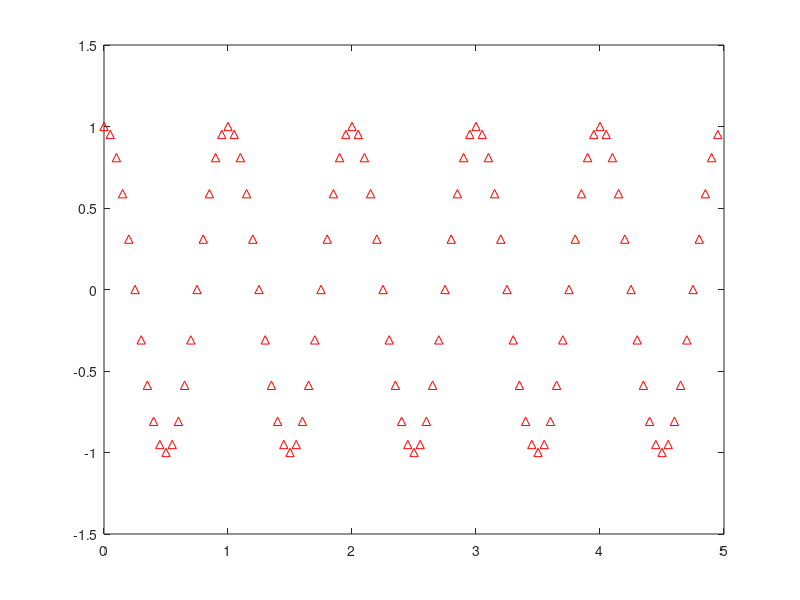
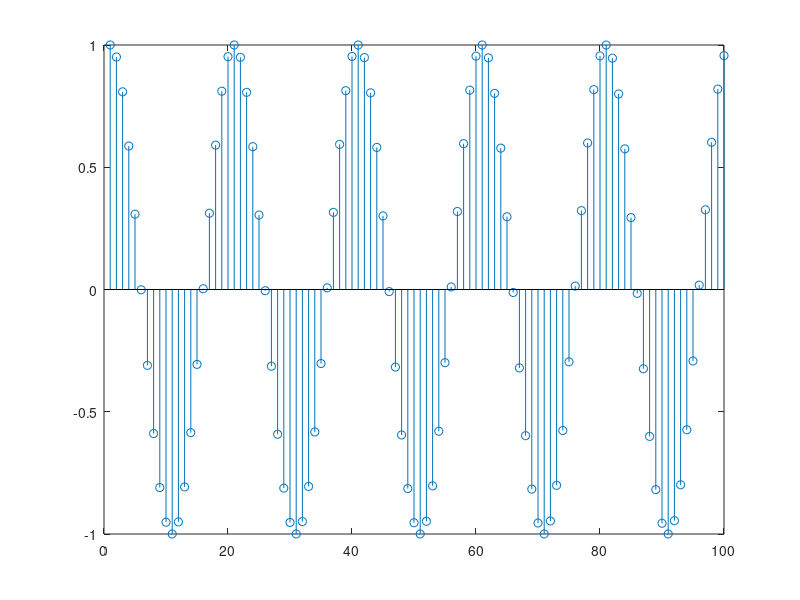
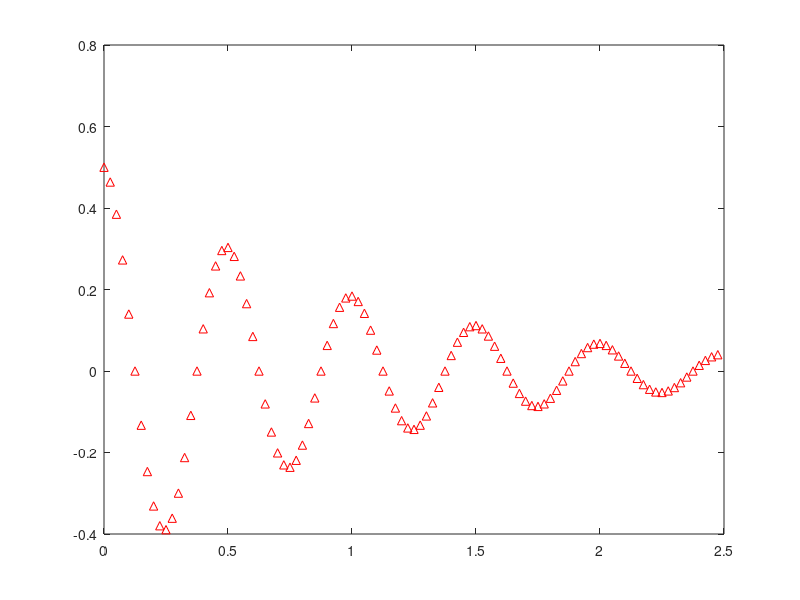

Source code (MATLAB) for these figures, in order:
%%%%%%%%%%%%%%%%%%%%%%%%%%%%%%%%%%%%%%%%%%%%%%%%%%%%%%%%%%%%%%%%%%%%%%% 0 - Boas práticasclc;clear all;close all;%%% carregando o pacote de controle e sinaispkg load control;pkg load signal;%%%%%%%%%%%%%%%%%%%%%%%%%%%%%%%%%%%%%%%%%%%%%%%%%%%%%%%%%%%%%%%%%%%%%%%  (z^2 - z(cos(2 pi Ts))) / (zˆ2 - 2z cos(2 pi Ts) + 1)w   = 2*pi;     %%% frequência analógicaT   = (2*pi)/w; %%% período analógicof   = 1/T;      %%% frequência do sinalfs  = 20*f;     %%% frequência de amostragem Ts  = 1/fs;     %%% tempo entre amostras.%%% Numerador discretoNz  =  [1 -cos(w*Ts) 0];Dz  =  [1 -2*cos(w*Ts) 1];%%% criando a função de transferência em z%%%  -- Function File: Z = tf ('Z', TSAM)Gz  = tf(Nz,Dz,Ts);##Transfer function 'Gz' from input 'u1' to output ...####       z^2 + 0.9511 z## y1:  -----------------##      z^2 - 1.902 z + 1####Sampling time: 0.05 s##Discrete-time model.%%% Síntese de sinal por resposta impulsivafigure(1)impz(Nz,Dz,100,fs)%%% Síntese de sinal por resposta recursiva##       z^2 - 0.9511 z## y1:  -----------------##      z^2 - 1.902 z + 1##       1 - 0.9511 z^(-1)## y1:  -----------------##      1 - 1.902 z^(-1) + z^(-2)%% y(n) = +1.902*y(n-1) - y(n-2)  + x(n) -0.9511 x(n-1)%%% gerando a somatória% y(0) = +1.902*y(-1) - y(-2)  + x(0) -0.9511 x(-1)% y(1) = +1.902*y(0) - y(-1)  + x(1) -0.9511 x(0)% y(2) = +1.902*y(1) - y(0)  + x(2) -0.9511 x(1)% y(3) = +1.902*y(2) - y(1)  + x(3) -0.9511 x(2)% y(4) = +1.902*y(3) - y(2)  + x(4) -0.9511 x(3)%%% Variáveis de software% ya  = y(n-1)% y2a = y(n-2)% xa  = x(n-1)%% y = +1.902*ya - y2a  + x -0.9511 xa%%% Criando a soluçãoya  = 0;     % inicia o valor com zeroy2a = 0;     % inicia o valor com zeroxa  = 0;     % inicia com o valor conhecidoNP  = 5;     % número de períodos%%% entrada - x(n) - impulsox = [1 zeros(1,NP*fs)];for n = 1 : NP*fs    y(n) = 1.902*ya-y2a+x(n)-0.9511*xa;    %%% corresponde a um cosseno de frequência w=2*pi - 1Hz    %%% atualizar os valores    y2a  = ya;  ya   = y(n);  xa   = x(n);  
endforfigure(2)stem(y)%%%%%%%%%%%%%%%%%%%%%%%%%%%%%%%%%%%%%%%%%%%%%%%%%%%%%%%%%%%%%%%%%%%%%%% x[n] = e^(-nTs)*cos(4*pi*n*Ts)%%%% x[n] = e^(-nTs)*0.5*(e^(+j4*pi*n*Ts)+e^(-j4*pi*n*Ts))%%%% x[n] = 0.5*(e^(-nTs+j4*pi*n*Ts)+e^(-nTs-j4*pi*n*Ts))%%%% X(z) = 0.5*(z/(z - e^(-nTs+j4*pi*n*Ts)) + z/(z - e^(-nTs-j4*pi*n*Ts)))%%%%Ts  = Ts/2;                     % mantenho 20 pontos por períodoNz  = [1/2 0];                  % numeradorDz1 = [1 -exp(-Ts+j*4*pi*Ts)];   % denominadorDz2 = [1 -exp(-Ts-j*4*pi*Ts)];   % denominador## Dz1 =####   1.00000 + 0.00000i  -0.97542 - 0.15449i##   ## Dz2 =####   1.00000 + 0.00000i  -0.97542 + 0.15449iDz = conv(Dz1,Dz2);Nz = 0.5*conv(Nz,Dz2) + 0.5*conv(Nz,Dz1);%%%figure(3)impz(Nz,Dz,100,1/Ts)Gz = tf(Nz,Dz,Ts)%% Resultado##Transfer function 'Gz' from input 'u1' to output ...####        0.5 z^2 - 0.4638 z## y1:  ----------------------##      z^2 - 1.855 z + 0.9512####Sampling time: 0.025 s##Discrete-time model.  
